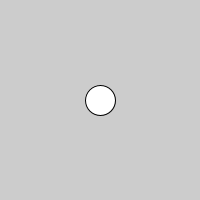
Frame 1 (no input)
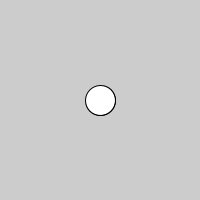
Frame 2 (the mouse pressed at the canvas centre, redrawn once)

The Processing sketch that drew these frames (run headless with seeded random() and noise(); the mouse was pressed at the canvas centre and the sketch redrawn once):

// Processing sketch: tp6
// ── tp6.pde
//definicion y declaracion de las variables globales 
int valor_radio, ejex, ejey,  diametro;
float area_circulo;
public void setup(){
 size(200,200);
 
 
 
 ejex=width/2;
 ejey=height/2;
 diametro=60;
 valor_radio=diametro/2;
   
}//fin setup

public void calcular_area(){
  area_circulo=3.14*valor_radio*valor_radio;
  print("El area del circulo es: "+area_circulo);
  
}//fin de clcular_area

public void dibujar_circulo(){
  circle(ejex, ejey, valor_radio);   
}//fin de dibujar_circulo

public void draw(){
 noLoop();
 calcular_area();
 dibujar_circulo();
  
  
}
